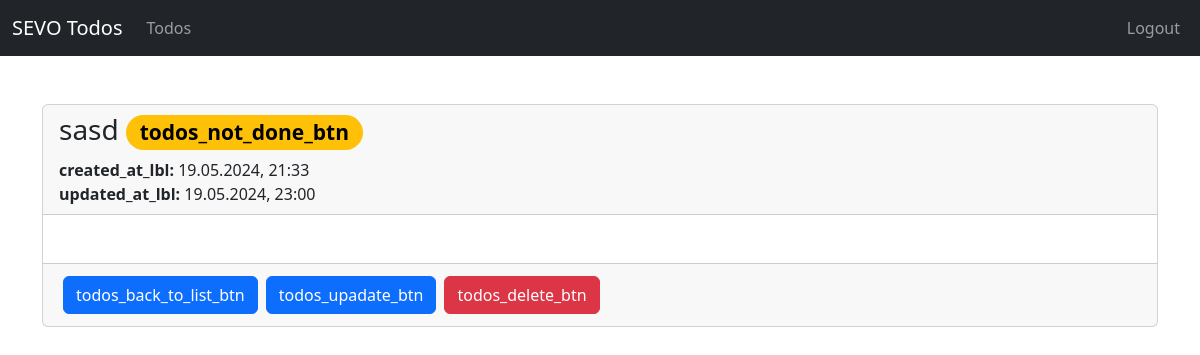
Before: /detail/7 (signed in) with the older database file.
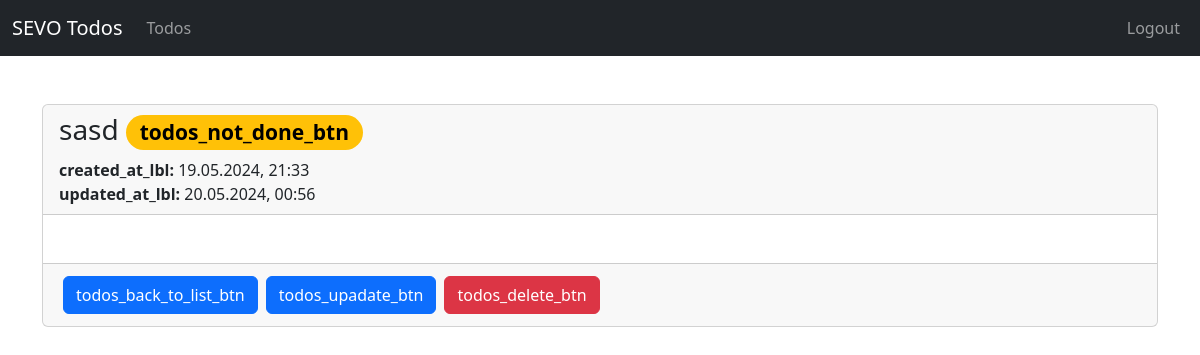
After: the same page with the newer database file.
### todos/models.py (models this page shows, shortened)
class Todo(models.Model):
    user = models.ForeignKey(User, on_delete=models.CASCADE)
    title = models.CharField(max_length=255)
    content = tinymce_models.HTMLField()
    done = models.BooleanField(default=False)
    created_at = models.DateTimeField(auto_now_add=True)
    updated_at = models.DateTimeField(auto_now=True)
    class Meta:
        ordering = ["-updated_at"]

### todos/views.py (the view)
# urls.py: path("detail/<int:id>", views.detail, name="todos-detail"),
def detail(request, id):
    if not request.user.is_authenticated:
        return helpers.not_auth_redirect()
    current_user = request.user
    todo = get_object_or_404(models.Todo, id=id, user=current_user)
    return render(request, "todos/detail.html", {
        "title": _("todos_detail_title"),
        "todo": todo
    })

### todos/templates/todos/detail.html (shortened to what this page needs)
{% extends "base.html" %}
{% load i18n %}
{% block content %}
    <div class="card">
        <div class="card-header">
            <h3>{{ todo.title }}
                <span class="badge rounded-pill {% if todo.done %}text-bg-success{% else %}text-bg-warning{% endif %}">
                    {% if todo.done %}
                        {% trans "todos_done_btn" %}
                    {% else %}
                        {% trans "todos_not_done_btn" %}
                    {% endif %}
                </span>
            </h3>
            <div>
                <strong>{% trans "created_at_lbl" %}:</strong> {{ todo.created_at|date:"d.m.Y, H:i" }}
            </div>
            <div>
                <strong>{% trans "updated_at_lbl" %}:</strong> {{ todo.updated_at|date:"d.m.Y, H:i" }}
            </div>
        </div>
        <div class="card-body">
        </div>
        <div class="card-footer">
            <div class="d-flex justify-content-start align-content-center">
                <a class="d-block btn btn-primary d-block m-1" href="{% url "todos-index" %}">{% trans "todos_back_to_list_btn" %}</a>
                <a class="btn btn-primary d-block m-1" href="{% url "todos-update" id=todo.id %}">{% trans "todos_upadate_btn" %}</a>
                <a class="btn btn-danger d-block m-1" href="{% url "todos-delete" id=todo.id %}">{% trans "todos_delete_btn" %}</a>
            </div>
        </div>
    </div>
{%  endblock %}

Changed rows visible on the page:
changed Todo "sasd": updated_at "19.05.2024, 23:00" → "20.05.2024, 00:56"
